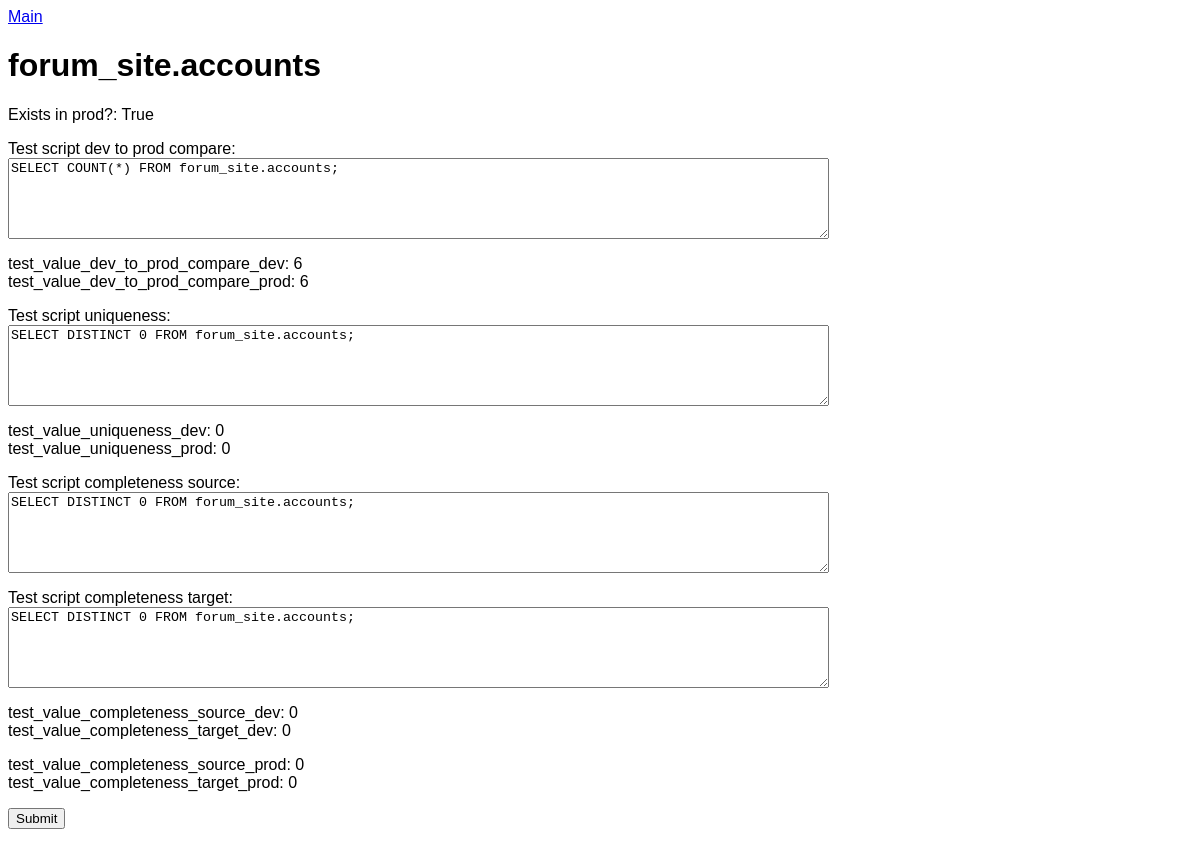
Screenshot of /tester/table/62/ with the database file from the repository.
### tester/models.py (models this page shows, shortened)
class Table(models.Model):
	schema = models.ForeignKey(Schema, on_delete = models.CASCADE)
	table_name = models.CharField(max_length = 200)
	exist_in_prod = models.BooleanField(default = False)
	test_script_dev_to_prod_compare = models.TextField(null = True)
	test_value_dev_to_prod_compare_dev = models.BigIntegerField(null = True)
	test_value_dev_to_prod_compare_prod = models.BigIntegerField(null = True)
	test_script_uniqueness = models.TextField(null = True)
	test_value_uniqueness_dev = models.BigIntegerField(null = True)
	test_value_uniqueness_prod = models.BigIntegerField(null = True)
	test_script_completeness_source = models.TextField(null = True)
	test_value_completeness_source_dev = models.BigIntegerField(null = True)
	test_value_completeness_source_prod = models.BigIntegerField(null = True)
	test_script_completeness_target = models.TextField(null = True)
	test_value_completeness_target_dev = models.BigIntegerField(null = True)
	test_value_completeness_target_prod = models.BigIntegerField(null = True)

class Schema(models.Model):
	data_base = models.ForeignKey(DataBase, on_delete = models.CASCADE)
	schema_name = models.CharField(max_length = 50)
	is_active = models.BooleanField(default = False)
	exist_in_prod = models.BooleanField(default = False)

### tester/views.py (the view, shortened to what this page needs)
# urls.py: url(r'^table/(?P<table_id>[0-9]+)/$', views.table, name = 'table'),
def table(request, table_id):
	table_object = get_object_or_404(Table, pk = table_id)
	if request.method == 'GET':
		context = {'table': table_object,}
		return render(request, 'tester/table.html', context)

### tester/templates/tester/table.html (shortened to what this page needs)
{% load static %}
<link rel="stylesheet" type="text/css" href="{% static 'tester/style.css' %}" />
<p><a href="{% url 'tester:index' %}">Main</a></p>
<form action="{% url 'tester:table' table.id %}" method="post">
    <h1>{{ table.schema.schema_name }}.{{ table.table_name }}</h1>
    <p>Exists in prod?: {{ table.exist_in_prod }}</p>
    <p>
        <label for="id_test_script_dev_to_prod_compare">Test script dev to prod compare:</label><br>
        <textarea cols="100" id="id_test_script_dev_to_prod_compare" name="test_script_dev_to_prod_compare" rows="5">{%if table.test_script_dev_to_prod_compare%}{{table.test_script_dev_to_prod_compare}}{%endif%}</textarea>
    </p>
    <p>
        test_value_dev_to_prod_compare_dev: {{ table.test_value_dev_to_prod_compare_dev }}
        <br>
        test_value_dev_to_prod_compare_prod: {{ table.test_value_dev_to_prod_compare_prod }}
    </p>
    <p>
        <label for="id_test_script_uniqueness">Test script uniqueness:</label><br>
        <textarea cols="100" id="id_test_script_uniqueness" name="test_script_uniqueness" rows="5">{%if table.test_script_uniqueness%}{{table.test_script_uniqueness}}{%endif%}</textarea>
    </p>
    <p>
        test_value_uniqueness_dev: {{ table.test_value_uniqueness_dev }}
        <br>
        test_value_uniqueness_prod: {{ table.test_value_uniqueness_prod }}
    </p>
    <p>
        <label for="id_test_script_completeness_source">Test script completeness source:</label><br>
        <textarea cols="100" id="id_test_script_completeness_source" name="test_script_completeness_source" rows="5">{%if table.test_script_completeness_source%}{{table.test_script_completeness_source}}{%endif%}</textarea>
    </p>
    <p>
        <label for="id_test_script_completeness_target">Test script completeness target:</label><br>
        <textarea cols="100" id="id_test_script_completeness_target" name="test_script_completeness_target" rows="5">{%if table.test_script_completeness_target%}{{table.test_script_completeness_target}}{%endif%}</textarea>
    </p>
    <p>
        test_value_completeness_source_dev: {{ table.test_value_completeness_source_dev }}
        <br>
        test_value_completeness_target_dev: {{ table.test_value_completeness_target_dev }}
    </p>
    <p>
        test_value_completeness_source_prod: {{ table.test_value_completeness_source_prod }}
        <br>
        test_value_completeness_target_prod: {{ table.test_value_completeness_target_prod }}
    </p>
    <input type="submit" value="Submit" />
</form>

### rows the page displays
Table: schema.schema_name "forum_site", table_name "accounts", exist_in_prod "True", test_script_dev_to_prod_compare "SELECT COUNT(*) FROM forum_site.accounts;", test_value_dev_to_prod_compare_dev "6", test_value_dev_to_prod_compare_prod "6", test_script_uniqueness "SELECT DISTINCT 0 FROM forum_site.accounts;", test_value_uniqueness_dev "0", test_value_uniqueness_prod "0", test_script_completeness_source "SELECT DISTINCT 0 FROM forum_site.accounts;", test_script_completeness_target "SELECT DISTINCT 0 FROM forum_site.accounts;", test_value_completeness_source_dev "0", test_value_completeness_target_dev "0", test_value_completeness_source_prod "0", test_value_completeness_target_prod "0"
